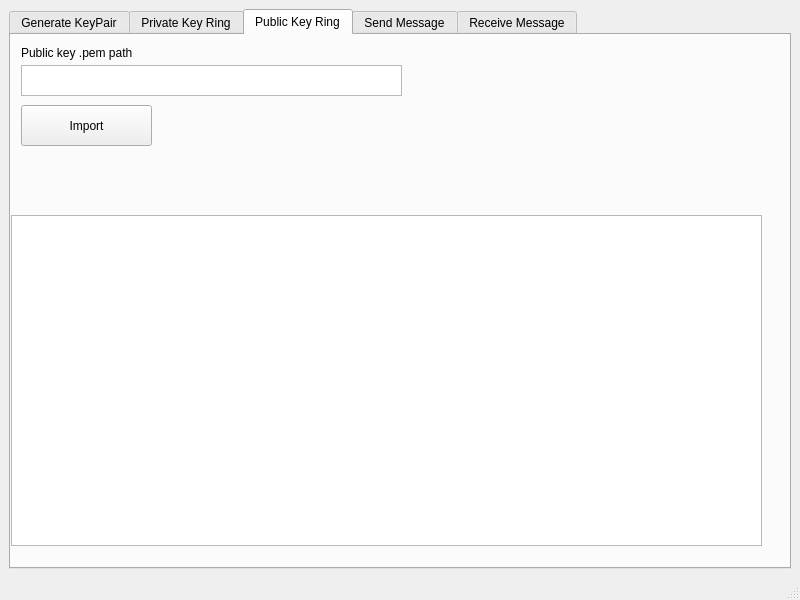
<?xml version="1.0" encoding="UTF-8"?>
<ui version="4.0">
 <class>MainWindow</class>
 <widget class="QMainWindow" name="MainWindow">
  <property name="geometry">
   <rect>
    <x>0</x>
    <y>0</y>
    <width>800</width>
    <height>600</height>
   </rect>
  </property>
  <property name="windowTitle">
   <string>MainWindow</string>
  </property>
  <widget class="QWidget" name="centralwidget">
   <layout class="QGridLayout" name="gridLayout">
    <item row="0" column="0">
     <widget class="QTabWidget" name="tabWidget">
      <property name="enabled">
       <bool>true</bool>
      </property>
      <property name="currentIndex">
       <number>2</number>
      </property>
      <widget class="QWidget" name="tab1">
       <attribute name="title">
        <string>Generate KeyPair</string>
       </attribute>
       <widget class="QTextEdit" name="Name">
        <property name="geometry">
         <rect>
          <x>11</x>
          <y>34</y>
          <width>451</width>
          <height>41</height>
         </rect>
        </property>
       </widget>
       <widget class="QTextEdit" name="Email">
        <property name="geometry">
         <rect>
          <x>10</x>
          <y>120</y>
          <width>451</width>
          <height>41</height>
         </rect>
        </property>
       </widget>
       <widget class="QRadioButton" name="RSA">
        <property name="geometry">
         <rect>
          <x>10</x>
          <y>210</y>
          <width>51</width>
          <height>20</height>
         </rect>
        </property>
        <property name="text">
         <string>RSA</string>
        </property>
        <attribute name="buttonGroup">
         <string notr="true">AsymmetricAlgoGroup</string>
        </attribute>
       </widget>
       <widget class="QRadioButton" name="DSA">
        <property name="geometry">
         <rect>
          <x>80</x>
          <y>210</y>
          <width>51</width>
          <height>20</height>
         </rect>
        </property>
        <property name="text">
         <string>DSA</string>
        </property>
        <attribute name="buttonGroup">
         <string notr="true">AsymmetricAlgoGroup</string>
        </attribute>
       </widget>
       <widget class="QRadioButton" name="KeySize_1024">
        <property name="geometry">
         <rect>
          <x>10</x>
          <y>280</y>
          <width>55</width>
          <height>20</height>
         </rect>
        </property>
        <property name="text">
         <string>1024</string>
        </property>
        <attribute name="buttonGroup">
         <string notr="true">KeySizeGroup</string>
        </attribute>
       </widget>
       <widget class="QRadioButton" name="KeySize_2048">
        <property name="geometry">
         <rect>
          <x>90</x>
          <y>280</y>
          <width>55</width>
          <height>20</height>
         </rect>
        </property>
        <property name="text">
         <string>2048</string>
        </property>
        <attribute name="buttonGroup">
         <string notr="true">KeySizeGroup</string>
        </attribute>
       </widget>
       <widget class="QLabel" name="label">
        <property name="geometry">
         <rect>
          <x>11</x>
          <y>11</y>
          <width>33</width>
          <height>16</height>
         </rect>
        </property>
        <property name="text">
         <string>Name</string>
        </property>
       </widget>
       <widget class="QLabel" name="label_2">
        <property name="geometry">
         <rect>
          <x>10</x>
          <y>90</y>
          <width>31</width>
          <height>16</height>
         </rect>
        </property>
        <property name="text">
         <string>Email</string>
        </property>
       </widget>
       <widget class="QLabel" name="label_3">
        <property name="geometry">
         <rect>
          <x>10</x>
          <y>180</y>
          <width>185</width>
          <height>16</height>
         </rect>
        </property>
        <property name="text">
         <string>Asymmetric encription algorithm</string>
        </property>
       </widget>
       <widget class="QLabel" name="label_4">
        <property name="geometry">
         <rect>
          <x>10</x>
          <y>250</y>
          <width>46</width>
          <height>16</height>
         </rect>
        </property>
        <property name="text">
         <string>Key size</string>
        </property>
       </widget>
       <widget class="QRadioButton" name="ElGamal">
        <property name="geometry">
         <rect>
          <x>140</x>
          <y>210</y>
          <width>73</width>
          <height>20</height>
         </rect>
        </property>
        <property name="toolTipDuration">
         <number>2</number>
        </property>
        <property name="text">
         <string>ElGamal</string>
        </property>
        <attribute name="buttonGroup">
         <string notr="true">AsymmetricAlgoGroup</string>
        </attribute>
       </widget>
       <widget class="QPushButton" name="GenerateButton">
        <property name="geometry">
         <rect>
          <x>10</x>
          <y>340</y>
          <width>121</width>
          <height>41</height>
         </rect>
        </property>
        <property name="text">
         <string>Generate</string>
        </property>
       </widget>
       <widget class="QLabel" name="ErrorMsg">
        <property name="geometry">
         <rect>
          <x>10</x>
          <y>390</y>
          <width>291</width>
          <height>21</height>
         </rect>
        </property>
        <property name="text">
         <string/>
        </property>
       </widget>
      </widget>
      <widget class="QWidget" name="tab2">
       <attribute name="title">
        <string>Private Key Ring</string>
       </attribute>
       <widget class="QTableWidget" name="privateKeyRingTable">
        <property name="geometry">
         <rect>
          <x>10</x>
          <y>170</y>
          <width>751</width>
          <height>331</height>
         </rect>
        </property>
        <property name="rowCount">
         <number>0</number>
        </property>
       </widget>
       <widget class="QPushButton" name="importPrivateKeyButton">
        <property name="geometry">
         <rect>
          <x>20</x>
          <y>120</y>
          <width>131</width>
          <height>41</height>
         </rect>
        </property>
        <property name="text">
         <string>Import</string>
        </property>
       </widget>
       <widget class="QLabel" name="label_5">
        <property name="geometry">
         <rect>
          <x>20</x>
          <y>10</y>
          <width>201</width>
          <height>16</height>
         </rect>
        </property>
        <property name="text">
         <string>Private key .pem path</string>
        </property>
       </widget>
       <widget class="QLabel" name="label_6">
        <property name="geometry">
         <rect>
          <x>20</x>
          <y>60</y>
          <width>151</width>
          <height>16</height>
         </rect>
        </property>
        <property name="text">
         <string>Public key .pem path</string>
        </property>
       </widget>
       <widget class="QPlainTextEdit" name="privateKeyImportPath">
        <property name="geometry">
         <rect>
          <x>20</x>
          <y>30</y>
          <width>381</width>
          <height>31</height>
         </rect>
        </property>
       </widget>
       <widget class="QPlainTextEdit" name="publicKeyImportPath">
        <property name="geometry">
         <rect>
          <x>20</x>
          <y>80</y>
          <width>381</width>
          <height>31</height>
         </rect>
        </property>
       </widget>
       <widget class="QPlainTextEdit" name="passphraseImportField">
        <property name="geometry">
         <rect>
          <x>430</x>
          <y>30</y>
          <width>131</width>
          <height>31</height>
         </rect>
        </property>
       </widget>
       <widget class="QLabel" name="label_7">
        <property name="geometry">
         <rect>
          <x>430</x>
          <y>0</y>
          <width>331</width>
          <height>41</height>
         </rect>
        </property>
        <property name="text">
         <string>Passphrase (used for both import and export)</string>
        </property>
       </widget>
       <widget class="QLabel" name="privateKeyRingError">
        <property name="geometry">
         <rect>
          <x>430</x>
          <y>70</y>
          <width>331</width>
          <height>51</height>
         </rect>
        </property>
        <property name="text">
         <string/>
        </property>
       </widget>
      </widget>
      <widget class="QWidget" name="tab3">
       <attribute name="title">
        <string>Public Key Ring</string>
       </attribute>
       <widget class="QPushButton" name="importPublicKeyButton">
        <property name="geometry">
         <rect>
          <x>10</x>
          <y>70</y>
          <width>131</width>
          <height>41</height>
         </rect>
        </property>
        <property name="text">
         <string>Import</string>
        </property>
       </widget>
       <widget class="QPlainTextEdit" name="importPathForPublicKey">
        <property name="geometry">
         <rect>
          <x>10</x>
          <y>30</y>
          <width>381</width>
          <height>31</height>
         </rect>
        </property>
       </widget>
       <widget class="QLabel" name="publicKeyRingError">
        <property name="geometry">
         <rect>
          <x>10</x>
          <y>120</y>
          <width>331</width>
          <height>51</height>
         </rect>
        </property>
        <property name="text">
         <string/>
        </property>
       </widget>
       <widget class="QTableWidget" name="publicKeyRingTable">
        <property name="geometry">
         <rect>
          <x>0</x>
          <y>180</y>
          <width>751</width>
          <height>331</height>
         </rect>
        </property>
        <property name="rowCount">
         <number>0</number>
        </property>
       </widget>
       <widget class="QLabel" name="label_10">
        <property name="geometry">
         <rect>
          <x>10</x>
          <y>10</y>
          <width>151</width>
          <height>16</height>
         </rect>
        </property>
        <property name="text">
         <string>Public key .pem path</string>
        </property>
       </widget>
      </widget>
      <widget class="QWidget" name="tab4">
       <attribute name="title">
        <string>Send Message</string>
       </attribute>
       <widget class="QPlainTextEdit" name="plainTextEdit">
        <property name="geometry">
         <rect>
          <x>10</x>
          <y>40</y>
          <width>651</width>
          <height>87</height>
         </rect>
        </property>
       </widget>
       <widget class="QLabel" name="label_8">
        <property name="geometry">
         <rect>
          <x>10</x>
          <y>20</y>
          <width>55</width>
          <height>16</height>
         </rect>
        </property>
        <property name="text">
         <string>Message</string>
        </property>
       </widget>
      </widget>
      <widget class="QWidget" name="tab5">
       <attribute name="title">
        <string>Receive Message</string>
       </attribute>
      </widget>
     </widget>
    </item>
   </layout>
  </widget>
  <widget class="QStatusBar" name="statusbar"/>
  <action name="actionGenerate_new_keypair">
   <property name="text">
    <string>Generate new keypair</string>
   </property>
  </action>
 </widget>
 <resources/>
 <connections/>
 <buttongroups>
  <buttongroup name="KeySizeGroup"/>
  <buttongroup name="AsymmetricAlgoGroup"/>
 </buttongroups>
</ui>
